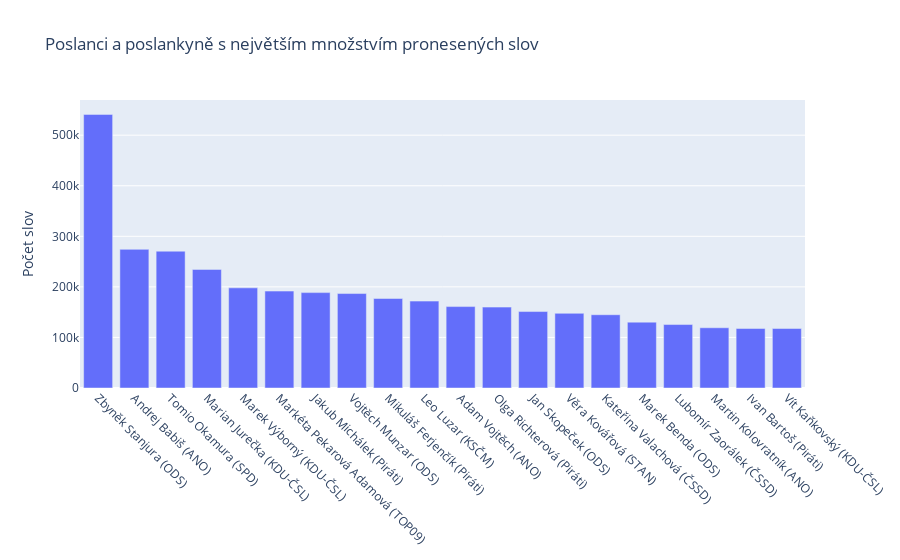

Notebook code for this chart:
### Code cell
# Toto je třeba normalizovat na počet dní ve sněmovně
K = 20
grouping_field = promluvy.jmeno + ' '+ promluvy.prijmeni + ' (' + promluvy.zkratka + ')'
data = promluvy.text.str.split(' ').apply(len).groupby(grouping_field).sum().sort_values(ascending=False)
x = data.index[:K]
y = data.values[:K]
fig = go.Figure(go.Bar(x=x, y=y))
fig.update_layout(dict(
    title="Poslanci a poslankyně s největším množstvím pronesených slov",
    xaxis=dict(tickangle=45),
    yaxis=dict(title="Počet slov", )
))
fig.show()

### Figure 1 — Plotly figure (JSON) as saved in the notebook; plotly's stock layout.template omitted (floating-point values rounded to 4 significant figures)
{"data": [{"type": "bar", "x": ["Zbyněk Stanjura (ODS)", "Andrej Babiš (ANO)", "Tomio Okamura (SPD)", "Marian Jurečka (KDU-ČSL)", "Marek Výborný (KDU-ČSL)", "Markéta Pekarová Adamová (TOP09)", "Jakub Michálek (Piráti)", "Vojtěch Munzar (ODS)", "Mikuláš Ferjenčík (Piráti)", "Leo Luzar (KSČM)", "Adam Vojtěch (ANO)", "Olga Richterová (Piráti)", "Jan Skopeček (ODS)", "Věra Kovářová (STAN)", "Kateřina Valachová (ČSSD)", "Marek Benda (ODS)", "Lubomír Zaorálek (ČSSD)", "Martin Kolovratník (ANO)", "Ivan Bartoš (Piráti)", "Vít Kaňkovský (KDU-ČSL)"], "y": [541100, 274201, 270557, 234538, 198060, 191687, 188653, 186769, 177027, 171849, 161020, 159984, 151193, 147661, 144933, 130270, 125503, 119111, 117638, 117616]}], "layout": {"autosize": true, "title": {"text": "Poslanci a poslankyně s největším množstvím pronesených slov"}, "xaxis": {"autorange": true, "range": [-0.5, 19.5], "tickangle": 45, "type": "category"}, "yaxis": {"autorange": true, "range": [0, 569600.0], "title": {"text": "Počet slov"}, "type": "linear"}}}
